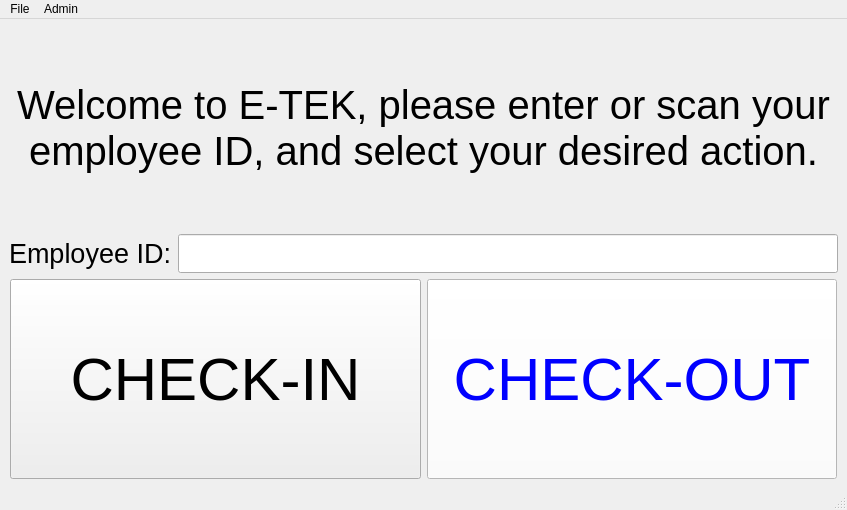
<?xml version="1.0" encoding="UTF-8"?>
<ui version="4.0">
 <class>MainWindow</class>
 <widget class="QMainWindow" name="MainWindow">
  <property name="geometry">
   <rect>
    <x>0</x>
    <y>0</y>
    <width>847</width>
    <height>510</height>
   </rect>
  </property>
  <property name="windowTitle">
   <string>MainWindow</string>
  </property>
  <widget class="QWidget" name="centralwidget">
   <layout class="QVBoxLayout" name="verticalLayout_2">
    <item>
     <widget class="QLabel" name="label">
      <property name="font">
       <font>
        <pointsize>30</pointsize>
       </font>
      </property>
      <property name="text">
       <string>Welcome to E-TEK, please enter or scan your employee ID, and select your desired action.</string>
      </property>
      <property name="alignment">
       <set>Qt::AlignCenter</set>
      </property>
      <property name="wordWrap">
       <bool>true</bool>
      </property>
     </widget>
    </item>
    <item>
     <layout class="QHBoxLayout" name="horizontalLayout_2">
      <item>
       <widget class="QLabel" name="Employee_ID_label">
        <property name="font">
         <font>
          <pointsize>20</pointsize>
         </font>
        </property>
        <property name="text">
         <string>Employee ID:</string>
        </property>
       </widget>
      </item>
      <item>
       <widget class="QLineEdit" name="Employee_ID_input">
        <property name="font">
         <font>
          <pointsize>20</pointsize>
         </font>
        </property>
       </widget>
      </item>
     </layout>
    </item>
    <item>
     <layout class="QHBoxLayout" name="horizontalLayout">
      <property name="leftMargin">
       <number>1</number>
      </property>
      <property name="topMargin">
       <number>0</number>
      </property>
      <property name="rightMargin">
       <number>1</number>
      </property>
      <property name="bottomMargin">
       <number>0</number>
      </property>
      <item>
       <widget class="QPushButton" name="Check_out_button">
        <property name="sizePolicy">
         <sizepolicy hsizetype="Minimum" vsizetype="Preferred">
          <horstretch>0</horstretch>
          <verstretch>0</verstretch>
         </sizepolicy>
        </property>
        <property name="font">
         <font>
          <pointsize>45</pointsize>
         </font>
        </property>
        <property name="text">
         <string>CHECK-IN</string>
        </property>
       </widget>
      </item>
      <item>
       <widget class="QPushButton" name="Check_in_button">
        <property name="sizePolicy">
         <sizepolicy hsizetype="Minimum" vsizetype="Preferred">
          <horstretch>0</horstretch>
          <verstretch>0</verstretch>
         </sizepolicy>
        </property>
        <property name="font">
         <font>
          <pointsize>45</pointsize>
         </font>
        </property>
        <property name="styleSheet">
         <string notr="true">background-color: rgb(255, 255, 255);
color: rgb(0, 0, 255);</string>
        </property>
        <property name="text">
         <string>CHECK-OUT</string>
        </property>
       </widget>
      </item>
     </layout>
    </item>
   </layout>
  </widget>
  <widget class="QMenuBar" name="menubar">
   <property name="geometry">
    <rect>
     <x>0</x>
     <y>0</y>
     <width>847</width>
     <height>18</height>
    </rect>
   </property>
   <widget class="QMenu" name="menuFile">
    <property name="title">
     <string>File</string>
    </property>
   </widget>
   <widget class="QMenu" name="menuAdmin">
    <property name="title">
     <string>Admin</string>
    </property>
   </widget>
   <addaction name="menuFile"/>
   <addaction name="menuAdmin"/>
  </widget>
  <widget class="QStatusBar" name="statusbar"/>
 </widget>
 <resources/>
 <connections/>
</ui>
